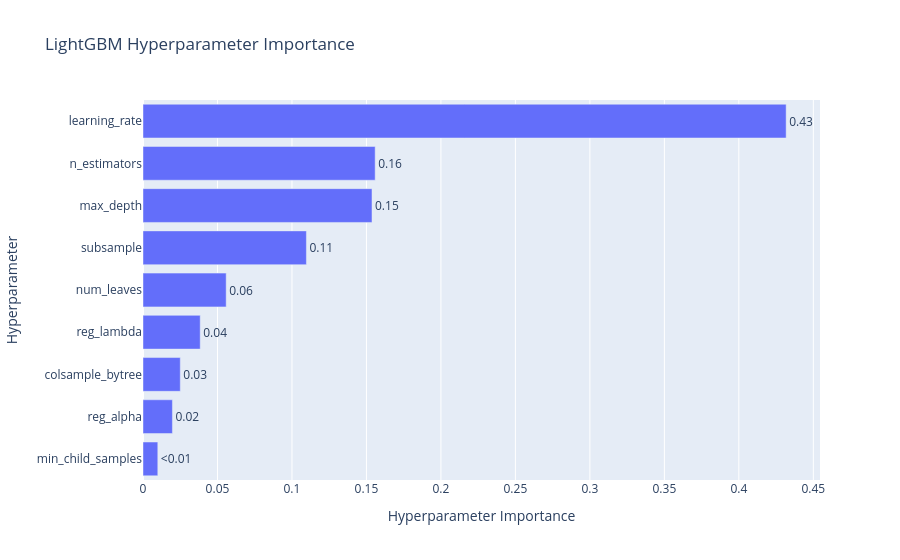

Notebook code for this chart:
### Code cell
# LightGBM Parameter Importance
fig_lgb_importance = plot_param_importances(study_lgb)
fig_lgb_importance.update_layout(title="LightGBM Hyperparameter Importance")
fig_lgb_importance.show()

### Figure 1 — Plotly figure (JSON) as saved in the notebook; plotly's stock layout.template omitted (floating-point values rounded to 4 significant figures)
{"data": [{"cliponaxis": false, "hovertemplate": ["min_child_samples (IntDistribution): 0.009936687886457345<extra></extra>", "reg_alpha (FloatDistribution): 0.019751269861921175<extra></extra>", "colsample_bytree (FloatDistribution): 0.025027911701447428<extra></extra>", "reg_lambda (FloatDistribution): 0.038410109631721666<extra></extra>", "num_leaves (IntDistribution): 0.055837203501969974<extra></extra>", "subsample (FloatDistribution): 0.10969070710217514<extra></extra>", "max_depth (IntDistribution): 0.15372501783506626<extra></extra>", "n_estimators (IntDistribution): 0.15586288457160333<extra></extra>", "learning_rate (FloatDistribution): 0.43175820790763797<extra></extra>"], "name": "Objective Value", "orientation": "h", "text": ["<0.01", "0.02", "0.03", "0.04", "0.06", "0.11", "0.15", "0.16", "0.43"], "textposition": "outside", "type": "bar", "x": [0.009937, 0.01975, 0.02503, 0.03841, 0.05584, 0.1097, 0.1537, 0.1559, 0.4318], "y": ["min_child_samples", "reg_alpha", "colsample_bytree", "reg_lambda", "num_leaves", "subsample", "max_depth", "n_estimators", "learning_rate"]}], "layout": {"title": {"text": "LightGBM Hyperparameter Importance"}, "xaxis": {"title": {"text": "Hyperparameter Importance"}}, "yaxis": {"title": {"text": "Hyperparameter"}}}}
